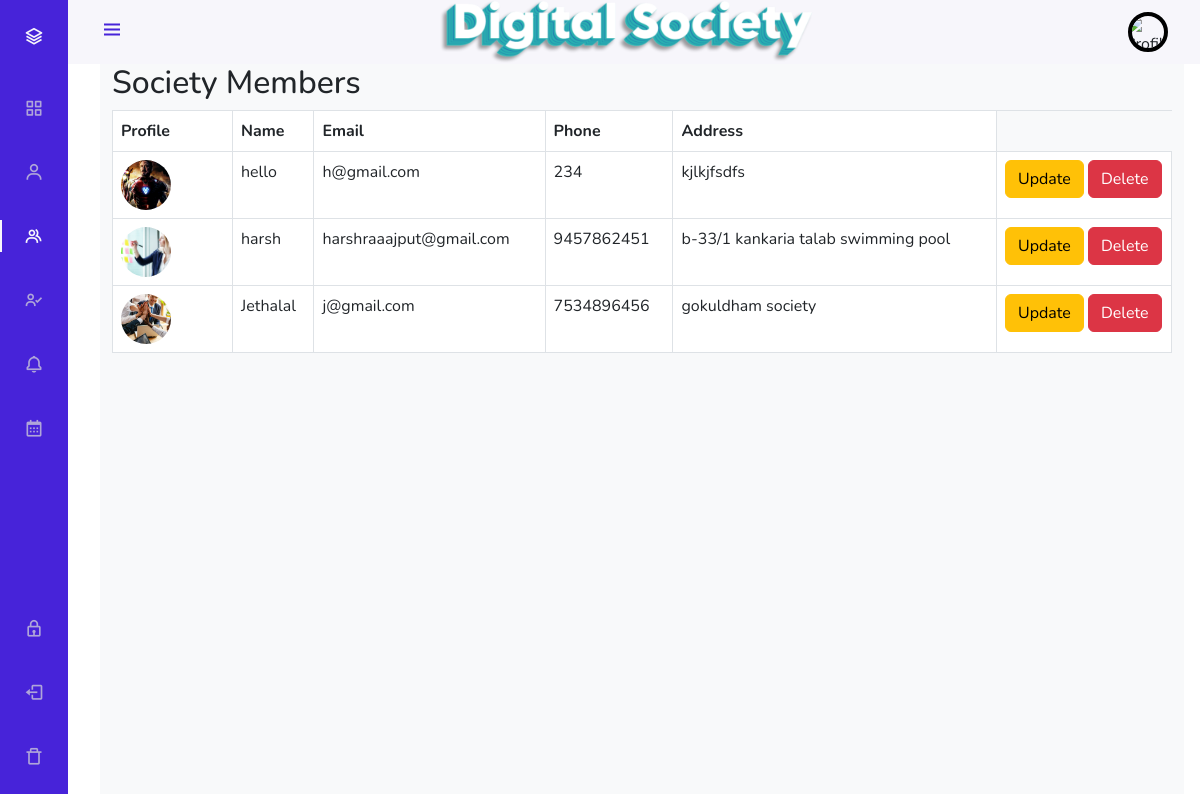
The app's page /s_members/ (signed in) with its own data.
### DigitalApp/models.py (models this page shows, shortened)
class User(models.Model):
    susertype = (
        ('member','Member'),
        ('watchman','Watchman'),
        ('chairman','Chairman')
    )
    usertype = models.CharField(max_length=10,choices=susertype)
    name = models.CharField(max_length=40)
    email = models.EmailField(unique=True)
    password = models.CharField(max_length=20)

class Userprofile(models.Model):
    user = models.ForeignKey(User, on_delete=models.CASCADE)
    fname = models.CharField(max_length=20,default='')
    sname = models.CharField(max_length=20,default='')
    mobile = models.IntegerField(default=0,blank=True)
    address = models.CharField(max_length=100,default='')
    profile = models.ImageField(default="", upload_to='profile/')

### DigitalApp/views.py (the view)
# urls.py: path('s_members/', S_membersView.as_view(), name='s_members'),
class S_membersView(TemplateView):
    template_name = "s_members.html"
    def get_context_data(self, **kwargs):
        members = User.objects.all()
        member_profiles = []
        for member in members:
            profile = member.userprofile_set.first()  # Get the first associated profile (if exists)
            member_profiles.append({
                'user': member,
                'profile': profile
            })
        context = super().get_context_data(**kwargs)
        context['members'] = member_profiles  # Add member profiles to context
        return context
    def get(self, request, *args, **kwargs):
        context = self.get_context_data(**kwargs)
        context['profile'] = request.session.get('profile', None)
        user = User.objects.get(email=self.request.session['email'])
        context['user'] = user
        return render(request, self.template_name, context)

### DigitalApp/templates/s_members.html
{% extends "base.html" %}
{% load static %}
{% block content %}
<div class="container mt-4">
    <h2>Society Members</h2>
    <table class="table table-bordered">
        <thead>
            <tr>
                <th style="width: 120px;">Profile</th>
                <th>Name</th>
                <th>Email</th>
                <th>Phone</th>
                <th>Address</th>
            </tr>
        </thead>
        <tbody>
            {% if members %}
                {% for member in members %}
                    {% if member.user.usertype == "member" %}
                    <tr>
                        <td>
                            <img src="{% if member.profile and member.profile.profile %}{{ member.profile.profile.url }}{% else %}{% static 'images/default-avatar.png' %}{% endif %}"
                                 alt="{{ member.user.name }}"
                                 class="rounded-circle"
                                 style="width: 50px; height: 50px; object-fit: cover;">
                        </td>
                        <td>{{ member.user.name }}</td>
                        <td>{{ member.user.email }}</td>
                        <td>{{ member.profile.mobile }}</td>
                        <td>{{ member.profile.address }}</td>
                        {% if user.usertype == "chairman" %}
                        <td style="width: 175px;">
                            <a href="{% url 'updatemember' pk=member.user.pk %}" class="btn btn-warning" >Update</a>
                            <a href="{% url 'deletemember' pk=member.user.pk %}" class="btn btn-danger" onclick="return confirm('Are you sure you want to delete this user?');">Delete</a>
                        </td>
                        {% endif %}
                    </tr>
                    {% endif %}
                {% endfor %}
            {% else %}
                <tr>
                    <td colspan="6" class="text-center">No members found.</td>
                </tr>
            {% endif %}
        </tbody>
    </table>
</div>
{% endblock %}

### DigitalApp/static/css/indexstyle.css (style rules this page uses)
:root { --header-height: 3rem; --nav-width: 68px; --first-color: #4723D9; --first-color-light: #AFA5D9; --white-color: #F7F6FB; --body-font: 'Nunito', sans-serif; --normal-font-size: 1rem; --z-fixed: 100; }
body { position: relative; margin: var(--header-height) 0 0 0; padding: 0 1rem; font-family: var(--body-font); font-size: var(--normal-font-size); transition: 0.5s; }
a { text-decoration: none; }
@media screen and (min-width: 768px) { body { margin: calc(var(--header-height) + 1rem) 0 0 0; padding-left: calc(var(--nav-width) + 2rem); } }

### records on screen
User: profile (picture), user.name "hello", user.email "h@gmail.com", profile.mobile "234", profile.address "kjlkjfsdfs"
User: profile (picture), user.name "harsh", user.email "harshraaajput@gmail.com", profile.mobile "9457862451", profile.address "b-33/1 kankaria talab swimming pool"
User: profile (picture), user.name "Jethalal", user.email "j@gmail.com", profile.mobile "7534896456", profile.address "gokuldham society"
